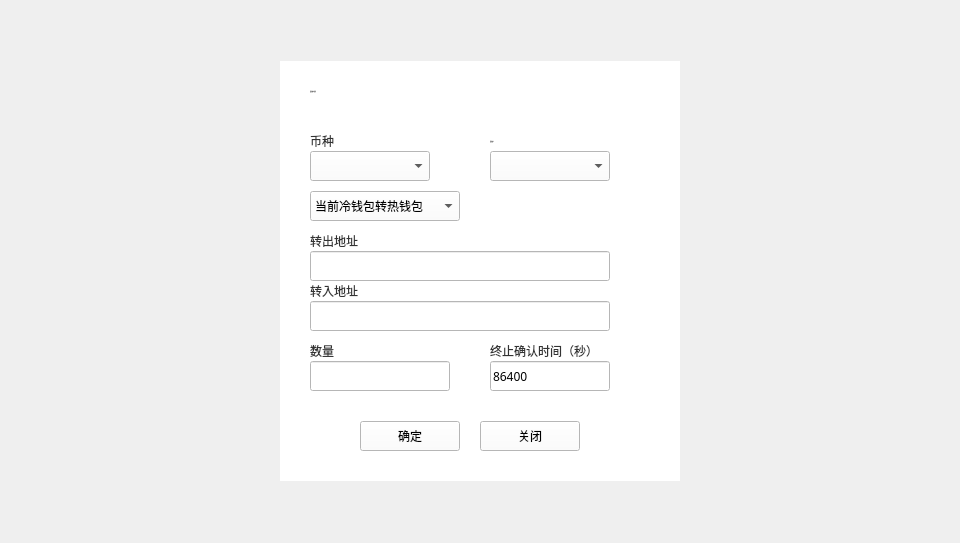
<?xml version="1.0" encoding="UTF-8"?>
<ui version="4.0">
 <class>ColdHotTransferDialog</class>
 <widget class="QDialog" name="ColdHotTransferDialog">
  <property name="geometry">
   <rect>
    <x>0</x>
    <y>0</y>
    <width>960</width>
    <height>543</height>
   </rect>
  </property>
  <property name="windowTitle">
   <string>Dialog</string>
  </property>
  <widget class="QWidget" name="widget" native="true">
   <property name="geometry">
    <rect>
     <x>0</x>
     <y>0</y>
     <width>960</width>
     <height>543</height>
    </rect>
   </property>
   <property name="font">
    <font>
     <family>Microsoft YaHei UI Light</family>
     <weight>75</weight>
     <bold>true</bold>
    </font>
   </property>
   <widget class="QWidget" name="containerWidget" native="true">
    <property name="geometry">
     <rect>
      <x>280</x>
      <y>61</y>
      <width>400</width>
      <height>420</height>
     </rect>
    </property>
    <property name="font">
     <font>
      <family>微软雅黑</family>
      <weight>50</weight>
      <bold>false</bold>
     </font>
    </property>
    <property name="styleSheet">
     <string notr="true">background-color: rgb(255, 255, 255);</string>
    </property>
    <widget class="QToolButton" name="closeBtn">
     <property name="geometry">
      <rect>
       <x>200</x>
       <y>360</y>
       <width>100</width>
       <height>30</height>
      </rect>
     </property>
     <property name="font">
      <font>
       <family>Microsoft YaHei UI Light</family>
       <weight>50</weight>
       <bold>false</bold>
      </font>
     </property>
     <property name="cursor">
      <cursorShape>PointingHandCursor</cursorShape>
     </property>
     <property name="styleSheet">
      <string notr="true"/>
     </property>
     <property name="text">
      <string>关闭</string>
     </property>
    </widget>
    <widget class="QLabel" name="label">
     <property name="geometry">
      <rect>
       <x>30</x>
       <y>20</y>
       <width>200</width>
       <height>20</height>
      </rect>
     </property>
     <property name="font">
      <font>
       <family>微软雅黑</family>
       <pointsize>-1</pointsize>
       <weight>50</weight>
       <italic>false</italic>
       <bold>false</bold>
      </font>
     </property>
     <property name="styleSheet">
      <string notr="true">QLabel{font:  14px &quot;微软雅黑&quot;;color: rgb(51, 51, 51);}

</string>
     </property>
     <property name="text">
      <string>发起资产变更</string>
     </property>
     <property name="alignment">
      <set>Qt::AlignLeading|Qt::AlignLeft|Qt::AlignVCenter</set>
     </property>
    </widget>
    <widget class="QLabel" name="label_2">
     <property name="geometry">
      <rect>
       <x>30</x>
       <y>70</y>
       <width>120</width>
       <height>20</height>
      </rect>
     </property>
     <property name="styleSheet">
      <string notr="true">QLabel{font:  12px &quot;微软雅黑&quot;;color: rgb(51, 51, 51);}

</string>
     </property>
     <property name="text">
      <string>币种</string>
     </property>
    </widget>
    <widget class="QComboBox" name="accountComboBox">
     <property name="geometry">
      <rect>
       <x>210</x>
       <y>90</y>
       <width>120</width>
       <height>30</height>
      </rect>
     </property>
     <property name="font">
      <font>
       <family>微软雅黑</family>
       <weight>50</weight>
       <bold>false</bold>
      </font>
     </property>
     <property name="focusPolicy">
      <enum>Qt::NoFocus</enum>
     </property>
     <property name="styleSheet">
      <string notr="true"/>
     </property>
    </widget>
    <widget class="QLabel" name="label_3">
     <property name="geometry">
      <rect>
       <x>210</x>
       <y>70</y>
       <width>120</width>
       <height>20</height>
      </rect>
     </property>
     <property name="font">
      <font>
       <family>微软雅黑</family>
       <pointsize>-1</pointsize>
       <weight>50</weight>
       <italic>false</italic>
       <bold>false</bold>
      </font>
     </property>
     <property name="styleSheet">
      <string notr="true">QLabel{font:  12px &quot;微软雅黑&quot;;color: rgb(51, 51, 51);}

</string>
     </property>
     <property name="text">
      <string>发起账户</string>
     </property>
     <property name="alignment">
      <set>Qt::AlignLeading|Qt::AlignLeft|Qt::AlignVCenter</set>
     </property>
    </widget>
    <widget class="QToolButton" name="okBtn">
     <property name="geometry">
      <rect>
       <x>80</x>
       <y>360</y>
       <width>100</width>
       <height>30</height>
      </rect>
     </property>
     <property name="font">
      <font>
       <family>Microsoft YaHei UI Light</family>
       <weight>50</weight>
       <bold>false</bold>
      </font>
     </property>
     <property name="cursor">
      <cursorShape>PointingHandCursor</cursorShape>
     </property>
     <property name="styleSheet">
      <string notr="true"/>
     </property>
     <property name="text">
      <string>确定</string>
     </property>
    </widget>
    <widget class="QComboBox" name="assetComboBox">
     <property name="geometry">
      <rect>
       <x>30</x>
       <y>90</y>
       <width>120</width>
       <height>30</height>
      </rect>
     </property>
     <property name="font">
      <font>
       <family>微软雅黑</family>
       <weight>50</weight>
       <bold>false</bold>
      </font>
     </property>
     <property name="focusPolicy">
      <enum>Qt::NoFocus</enum>
     </property>
     <property name="styleSheet">
      <string notr="true"/>
     </property>
    </widget>
    <widget class="QLabel" name="label_5">
     <property name="geometry">
      <rect>
       <x>30</x>
       <y>170</y>
       <width>120</width>
       <height>20</height>
      </rect>
     </property>
     <property name="styleSheet">
      <string notr="true">QLabel{font:  12px &quot;微软雅黑&quot;;color: rgb(51, 51, 51);}

</string>
     </property>
     <property name="text">
      <string>转出地址</string>
     </property>
    </widget>
    <widget class="QLabel" name="label_6">
     <property name="geometry">
      <rect>
       <x>30</x>
       <y>220</y>
       <width>120</width>
       <height>20</height>
      </rect>
     </property>
     <property name="styleSheet">
      <string notr="true">QLabel{font:  12px &quot;微软雅黑&quot;;color: rgb(51, 51, 51);}

</string>
     </property>
     <property name="text">
      <string>转入地址</string>
     </property>
    </widget>
    <widget class="QComboBox" name="typeComboBox">
     <property name="geometry">
      <rect>
       <x>30</x>
       <y>130</y>
       <width>150</width>
       <height>30</height>
      </rect>
     </property>
     <property name="font">
      <font>
       <family>微软雅黑</family>
       <weight>50</weight>
       <bold>false</bold>
      </font>
     </property>
     <property name="focusPolicy">
      <enum>Qt::NoFocus</enum>
     </property>
     <property name="styleSheet">
      <string notr="true"/>
     </property>
     <item>
      <property name="text">
       <string>当前冷钱包转热钱包</string>
      </property>
     </item>
     <item>
      <property name="text">
       <string>当前热钱包转冷钱包</string>
      </property>
     </item>
     <item>
      <property name="text">
       <string>其他转账</string>
      </property>
     </item>
    </widget>
    <widget class="QLineEdit" name="timeLineEdit">
     <property name="geometry">
      <rect>
       <x>210</x>
       <y>300</y>
       <width>120</width>
       <height>30</height>
      </rect>
     </property>
     <property name="text">
      <string>86400</string>
     </property>
    </widget>
    <widget class="QLabel" name="label_7">
     <property name="geometry">
      <rect>
       <x>210</x>
       <y>280</y>
       <width>120</width>
       <height>20</height>
      </rect>
     </property>
     <property name="styleSheet">
      <string notr="true">QLabel{font:  12px &quot;微软雅黑&quot;;color: rgb(51, 51, 51);}

</string>
     </property>
     <property name="text">
      <string>终止确认时间（秒）</string>
     </property>
    </widget>
    <widget class="QLineEdit" name="amountLineEdit">
     <property name="geometry">
      <rect>
       <x>30</x>
       <y>300</y>
       <width>140</width>
       <height>30</height>
      </rect>
     </property>
    </widget>
    <widget class="QLabel" name="label_8">
     <property name="geometry">
      <rect>
       <x>30</x>
       <y>280</y>
       <width>80</width>
       <height>20</height>
      </rect>
     </property>
     <property name="styleSheet">
      <string notr="true">QLabel{font:  12px &quot;微软雅黑&quot;;color: rgb(51, 51, 51);}

</string>
     </property>
     <property name="text">
      <string>数量</string>
     </property>
    </widget>
    <widget class="QLineEdit" name="fromLineEdit">
     <property name="geometry">
      <rect>
       <x>30</x>
       <y>190</y>
       <width>300</width>
       <height>30</height>
      </rect>
     </property>
    </widget>
    <widget class="QLineEdit" name="toLineEdit">
     <property name="geometry">
      <rect>
       <x>30</x>
       <y>240</y>
       <width>300</width>
       <height>30</height>
      </rect>
     </property>
    </widget>
   </widget>
  </widget>
 </widget>
 <resources/>
 <connections/>
</ui>
